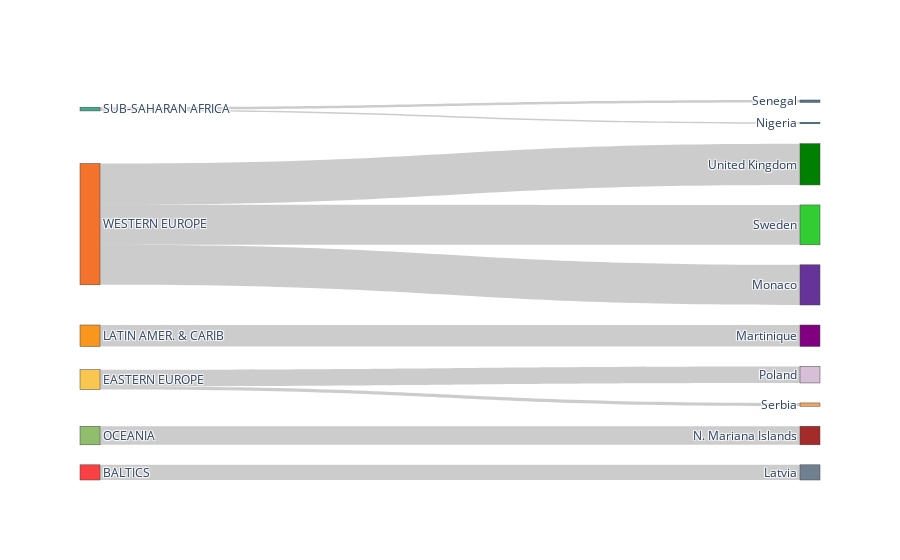

The cell this chart's notebook holds for it:
### Code cell
node_color = ['#F94144', '#F3722C', '#F8961E', '#F9C74F', '#90BE6D', '#43AA8B', '#577590',
             '#008000', '#32CD32', '#008080', '#800080', '#D8BFD8', '#663399', '#A52A2A', '#F4A460', '#708090']

fig = go.Figure(
    data=[go.Sankey(
        node = dict(
            label = nodes_list,
            color = node_color
        ),
        link = dict(
            source = source_node,
            target = target_node,
            value = values
        ))])
plot(fig,
     image_filename='sankey_plot_2', 
     image='png', 
     image_width=1000, 
     image_height=600
)
fig.show()

### Figure 1 — Plotly figure (JSON) as saved in the notebook; plotly's stock layout.template omitted (floating-point values rounded to 4 significant figures)
{"data": [{"link": {"source": [1, 4, 3, 0, 2, 5, 5, 3, 1, 1], "target": [12, 13, 14, 15, 10, 6, 9, 11, 7, 8], "value": [27000, 12500, 2200, 10200, 14400, 1600, 900, 11100, 27700, 26800]}, "node": {"color": ["#F94144", "#F3722C", "#F8961E", "#F9C74F", "#90BE6D", "#43AA8B", "#577590", "#008000", "#32CD32", "#008080", "#800080", "#D8BFD8", "#663399", "#A52A2A", "#F4A460", "#708090"], "label": ["BALTICS", "WESTERN EUROPE", "LATIN AMER. & CARIB", "EASTERN EUROPE", "OCEANIA", "SUB-SAHARAN AFRICA", "Senegal", "United Kingdom", "Sweden", "Nigeria", "Martinique", "Poland", "Monaco", "N. Mariana Islands", "Serbia", "Latvia"]}, "type": "sankey"}], "layout": {}}
